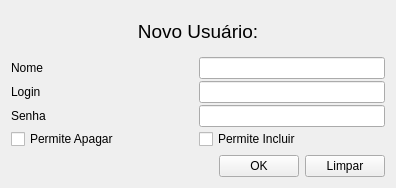
<?xml version="1.0" encoding="UTF-8"?>
<ui version="4.0">
 <class>usuario</class>
 <widget class="QWidget" name="usuario">
  <property name="geometry">
   <rect>
    <x>0</x>
    <y>0</y>
    <width>396</width>
    <height>188</height>
   </rect>
  </property>
  <property name="windowTitle">
   <string>Novo usuário </string>
  </property>
  <layout class="QGridLayout" name="gridLayout_2">
   <item row="0" column="1">
    <layout class="QVBoxLayout" name="verticalLayout">
     <item>
      <widget class="QLabel" name="label_3">
       <property name="font">
        <font>
         <pointsize>14</pointsize>
         <underline>false</underline>
        </font>
       </property>
       <property name="layoutDirection">
        <enum>Qt::RightToLeft</enum>
       </property>
       <property name="text">
        <string>Novo Usuário:</string>
       </property>
       <property name="alignment">
        <set>Qt::AlignCenter</set>
       </property>
      </widget>
     </item>
     <item>
      <layout class="QGridLayout" name="gridLayout" rowstretch="0,0,0,0" columnstretch="0,0,0,0,0">
       <property name="spacing">
        <number>2</number>
       </property>
       <item row="0" column="0">
        <widget class="QLabel" name="label">
         <property name="sizePolicy">
          <sizepolicy hsizetype="Minimum" vsizetype="Preferred">
           <horstretch>0</horstretch>
           <verstretch>0</verstretch>
          </sizepolicy>
         </property>
         <property name="text">
          <string>Nome</string>
         </property>
        </widget>
       </item>
       <item row="2" column="0">
        <widget class="QLabel" name="label_2">
         <property name="text">
          <string>Senha</string>
         </property>
        </widget>
       </item>
       <item row="2" column="1">
        <widget class="QLineEdit" name="senha_ins">
         <property name="sizePolicy">
          <sizepolicy hsizetype="MinimumExpanding" vsizetype="Fixed">
           <horstretch>0</horstretch>
           <verstretch>0</verstretch>
          </sizepolicy>
         </property>
         <property name="echoMode">
          <enum>QLineEdit::Password</enum>
         </property>
        </widget>
       </item>
       <item row="0" column="1">
        <widget class="QLineEdit" name="nome_ins">
         <property name="sizePolicy">
          <sizepolicy hsizetype="MinimumExpanding" vsizetype="Fixed">
           <horstretch>0</horstretch>
           <verstretch>0</verstretch>
          </sizepolicy>
         </property>
        </widget>
       </item>
       <item row="3" column="0">
        <widget class="QCheckBox" name="apaga_check">
         <property name="text">
          <string>Permite Apagar</string>
         </property>
        </widget>
       </item>
       <item row="3" column="1">
        <widget class="QCheckBox" name="inclui_check">
         <property name="text">
          <string>Permite Incluir</string>
         </property>
        </widget>
       </item>
       <item row="1" column="1">
        <widget class="QLineEdit" name="login_ins">
         <property name="sizePolicy">
          <sizepolicy hsizetype="MinimumExpanding" vsizetype="Fixed">
           <horstretch>0</horstretch>
           <verstretch>0</verstretch>
          </sizepolicy>
         </property>
        </widget>
       </item>
       <item row="1" column="0">
        <widget class="QLabel" name="label_4">
         <property name="sizePolicy">
          <sizepolicy hsizetype="Expanding" vsizetype="Preferred">
           <horstretch>0</horstretch>
           <verstretch>0</verstretch>
          </sizepolicy>
         </property>
         <property name="layoutDirection">
          <enum>Qt::LeftToRight</enum>
         </property>
         <property name="text">
          <string>Login</string>
         </property>
         <property name="alignment">
          <set>Qt::AlignLeading|Qt::AlignLeft|Qt::AlignVCenter</set>
         </property>
        </widget>
       </item>
      </layout>
     </item>
    </layout>
   </item>
   <item row="2" column="1">
    <layout class="QHBoxLayout" name="horizontalLayout">
     <item>
      <spacer name="horizontalSpacer">
       <property name="orientation">
        <enum>Qt::Horizontal</enum>
       </property>
       <property name="sizeHint" stdset="0">
        <size>
         <width>40</width>
         <height>20</height>
        </size>
       </property>
      </spacer>
     </item>
     <item>
      <widget class="QPushButton" name="ok_btn">
       <property name="text">
        <string>OK</string>
       </property>
      </widget>
     </item>
     <item>
      <widget class="QPushButton" name="limpar_btn">
       <property name="text">
        <string>Limpar</string>
       </property>
      </widget>
     </item>
    </layout>
   </item>
  </layout>
 </widget>
 <resources/>
 <connections/>
</ui>
